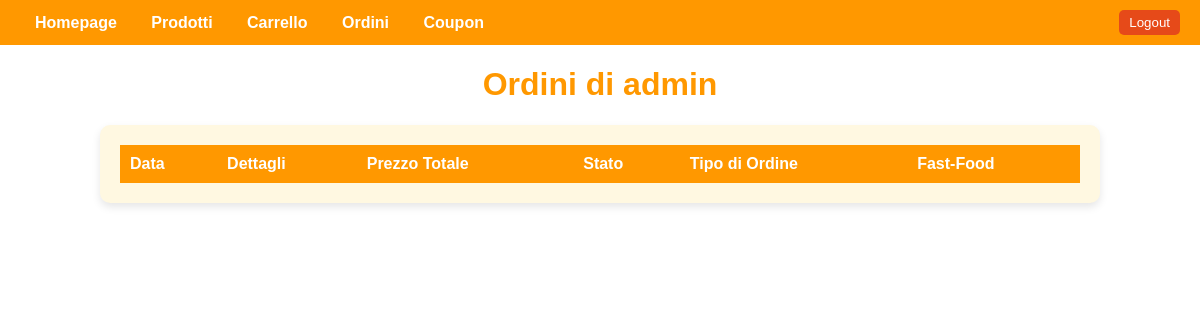
The app's page /orders/ (signed in), older data.
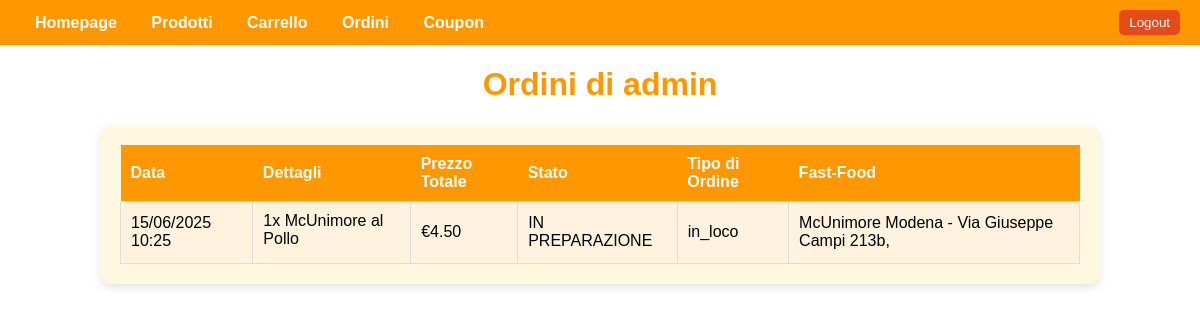
The same page, newer data.
### gestione/models.py (models this page shows, shortened)
class Order(models.Model):
    STATUS_CHOICES = [
        ('ORDINE RICEVUTO', 'Ordine Ricevuto'),
        ('IN PREPARAZIONE', 'In Preparazione'),
        ('IN CONSEGNA', 'In Consegna'),
        ('CONSEGNATO', 'Consegnato'),
    ]
    ORDER_TYPE_CHOICES = [
        ('DELIVERY', 'Delivery'),
        ('IN LOCO', 'In Loco'),
    ]
    user = models.ForeignKey(settings.AUTH_USER_MODEL, on_delete=models.CASCADE)
    created_at = models.DateTimeField(auto_now_add=True)
    total_price = models.DecimalField(max_digits=10, decimal_places=2)
    items = models.TextField()  # Salva i dettagli degli articoli come stringa
    status = models.CharField(max_length=20, choices=STATUS_CHOICES, default='ORDINE RICEVUTO')
    tipo_di_ordine = models.CharField(max_length=20, choices=ORDER_TYPE_CHOICES, default='DELIVERY')
    fast_food = models.ForeignKey(FastFood, on_delete=models.SET_NULL, null=True, blank=True)  # Fast-food per "In Loco"
    delivery_address = models.CharField(max_length=255, blank=True, null=True)  # Indirizzo per "Delivery"
    delivery_city = models.CharField(max_length=100, blank=True, null=True)  # Città per "Delivery"

class FastFood(models.Model):
    name = models.CharField(max_length=255)  # Nome del fast food
    address = models.CharField(max_length=255)  # Indirizzo del fast food
    latitude = models.FloatField()  # Latitudine
    longitude = models.FloatField()  # Longitudine

### PROGETTO/views.py (the view)
# urls.py: path('orders/', views.orders_view, name='orders'),
def orders_view(request):
    if not request.user.is_authenticated:
        return redirect('login')  # Reindirizza al login se non autenticato
    orders = Order.objects.filter(user=request.user).order_by('-created_at')
    timezone_utc2 = pytz.timezone('Europe/Rome')
    for order in orders:
        order.created_at = order.created_at.astimezone(timezone_utc2)
    return render(request, 'orders.html', {'orders': orders})

### templates/orders.html (shortened to what this page needs)
{% extends 'base.html' %}
{% block content %}
<h1 style="text-align: center; color: #ff9800;">Ordini di {{ user.username }}</h1>
<div style="width: 80%; margin: 20px auto; background-color: #fff8e1; padding: 20px; border-radius: 10px; box-shadow: 0 4px 8px rgba(0, 0, 0, 0.1);">
    <table style="width: 100%; border-collapse: collapse;">
        <thead>
            <tr style="background-color: #ff9800; color: white;">
                <th style="padding: 10px; text-align: left;">Data</th>
                <th style="padding: 10px; text-align: left;">Dettagli</th>
                <th style="padding: 10px; text-align: left;">Prezzo Totale</th>
                <th style="padding: 10px; text-align: left;">Stato</th>
                <th style="padding: 10px; text-align: left;">Tipo di Ordine</th>
                <th style="padding: 10px; text-align: left;">Fast-Food</th>
            </tr>
        </thead>
        <tbody>
            {% for order in orders %}
                <tr style="background-color: {% cycle '#fff3e0' '#ffffff' %};">
                    <td style="padding: 10px; border: 1px solid #ddd;">{{ order.created_at|date:"d/m/Y H:i" }}</td>
                    <td style="padding: 10px; border: 1px solid #ddd;">
                        <ul style="margin: 0; padding: 0; list-style: none;">
                            {% for item in order.items.splitlines %}
                                <li style="margin-bottom: 5px;">{{ item }}</li>
                            {% endfor %}
                        </ul>
                    </td>
                    <td style="padding: 10px; border: 1px solid #ddd;">€{{ order.total_price }}</td>
                    <td style="padding: 10px; border: 1px solid #ddd;">{{ order.status }}</td>
                    <td style="padding: 10px; border: 1px solid #ddd;">{{ order.tipo_di_ordine }}</td>
                    <td style="padding: 10px; border: 1px solid #ddd;">
                        {% if order.fast_food %}
                            {{ order.fast_food.name }} - {{ order.fast_food.address }}, {{ order.fast_food.city }}
                        {% else %}
                            N/A
                        {% endif %}
                    </td>
                </tr>
            {% endfor %}
        </tbody>
    </table>
</div>
{% endblock %}

Row changes from the older to the newer data that the page shows:
added Order: created_at "15/06/2025 10:25", splitlines "1x McUnimore al Pollo", total_price "4.50", status "IN PREPARAZIONE", tipo_di_ordine "in_loco", fast_food.name "McUnimore Modena", fast_food.address "Via Giuseppe Campi 213b"
